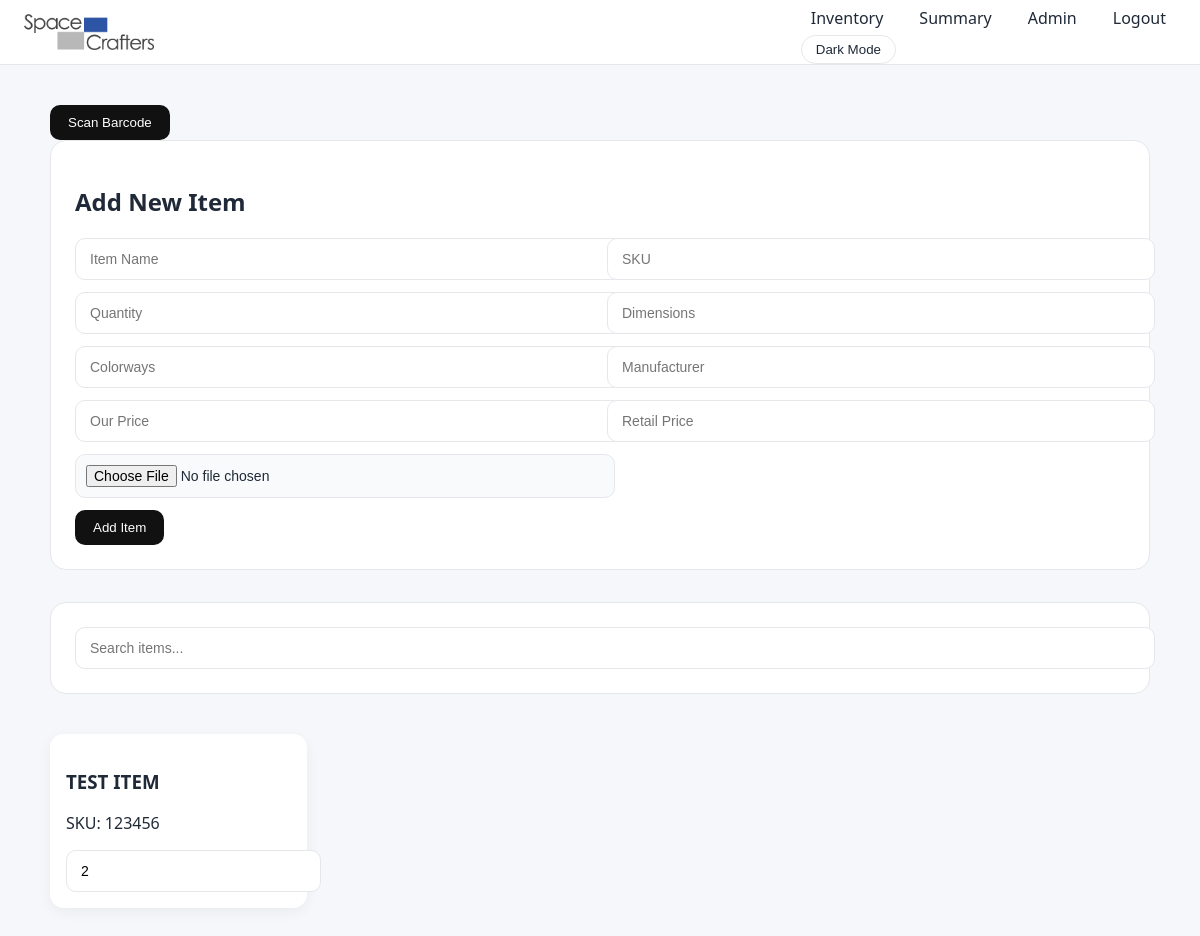
Page / (signed in) on the earlier database version.
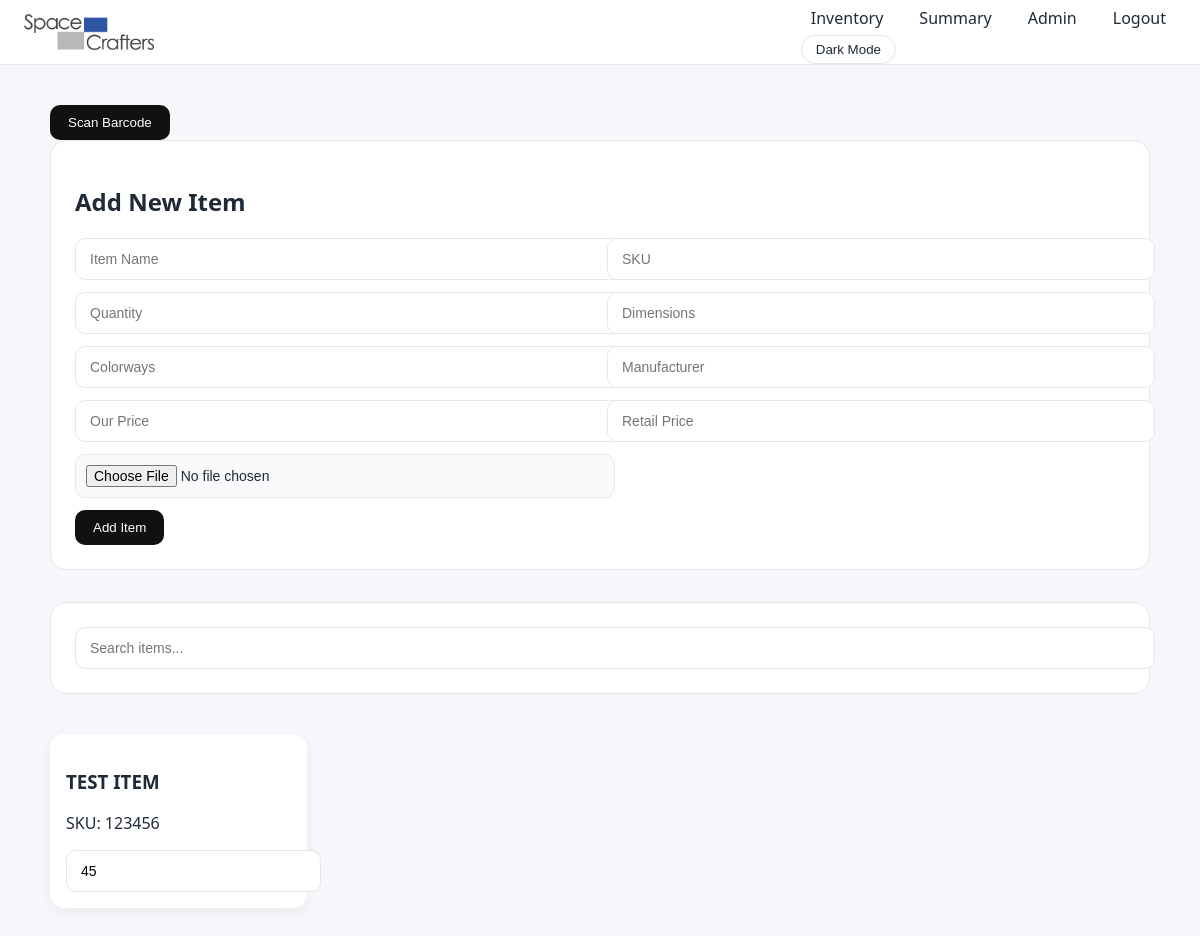
Same page on the later database version.
### models.py (models this page shows, shortened)
class Item(db.Model):
    __tablename__ = "items"
    id = db.Column(db.Integer, primary_key=True)
    name = db.Column(db.String(200), nullable=False)
    sku = db.Column(db.String(100), unique=True, nullable=False)
    quantity = db.Column(db.Integer, default=0)
    weight = db.Column(db.String(50))
    dimensions = db.Column(db.String(200))
    colorways = db.Column(db.String(200))
    manufacturer = db.Column(db.String(200))
    cost_price = db.Column(db.Float)
    retail_price = db.Column(db.Float)
    order_link = db.Column(db.String(300))
    barcode_path = db.Column(db.String(300))
    image_path = db.Column(db.String(300))

### app.py (the view, shortened to what this page needs)
@app.route("/", methods=["GET", "POST"])
@login_required
def index():
    items = Item.query.all()
    return render_template("index.html", items=items)

### app.py (called while the page is built)
@login_manager.user_loader
def load_user(user_id):
    return db.session.get(User, int(user_id))

### models.py (called while the page is built)
    @property
    def is_active(self):
        return True

### templates/index.html (shortened to what this page needs)
{% extends "base.html" %}
{% block content %}
<button class="primary-btn" onclick="openScanner()">
Scan Barcode
</button>
<div class="container">
    <div class="card add-item-card">
        <h2>Add New Item</h2>
        <form method="POST" action="{{ url_for('index') }}" enctype="multipart/form-data">
            <div class="form-row">
                <input type="text" name="name" placeholder="Item Name" required>
                <input type="text" name="sku" placeholder="SKU">
            </div>
            <div class="form-row">
                <input type="number" name="quantity" placeholder="Quantity">
                <input type="text" name="dimensions" placeholder="Dimensions">
            </div>
            <div class="form-row">
                <input type="text" name="colorways" placeholder="Colorways">
                <input type="text" name="manufacturer" placeholder="Manufacturer">
            </div>
            <div class="form-row">
                <input type="number" step="0.01" name="cost_price" placeholder="Our Price">
                <input type="number" step="0.01" name="retail_price" placeholder="Retail Price">
            </div>
            <div class="form-row">
                <input type="file" name="image">
            </div>
            <button type="submit" class="primary-btn">Add Item</button>
        </form>
    </div>
    <div class="card">
        <input
            type="text"
            id="searchInput"
            placeholder="Search items..."
            onkeyup="filterItems()"
        >
    </div>
<div class="item-grid">
{% for item in items %}
<div class="item-card" onclick="openItemModal({{ item.id }})">
<h3>{{ item.name }}</h3>
<p>SKU: {{ item.sku }}</p>
<input
type="number"
value="{{ item.quantity }}"
class="preview-qty"
onclick="event.stopPropagation()"
onchange="updatePreviewQty({{ item.id }}, this.value)"
>
</div>
{% endfor %}
</div>
{% endblock %}

Differences in the rows shown:
changed Item "TEST ITEM": quantity "2" → "45"
